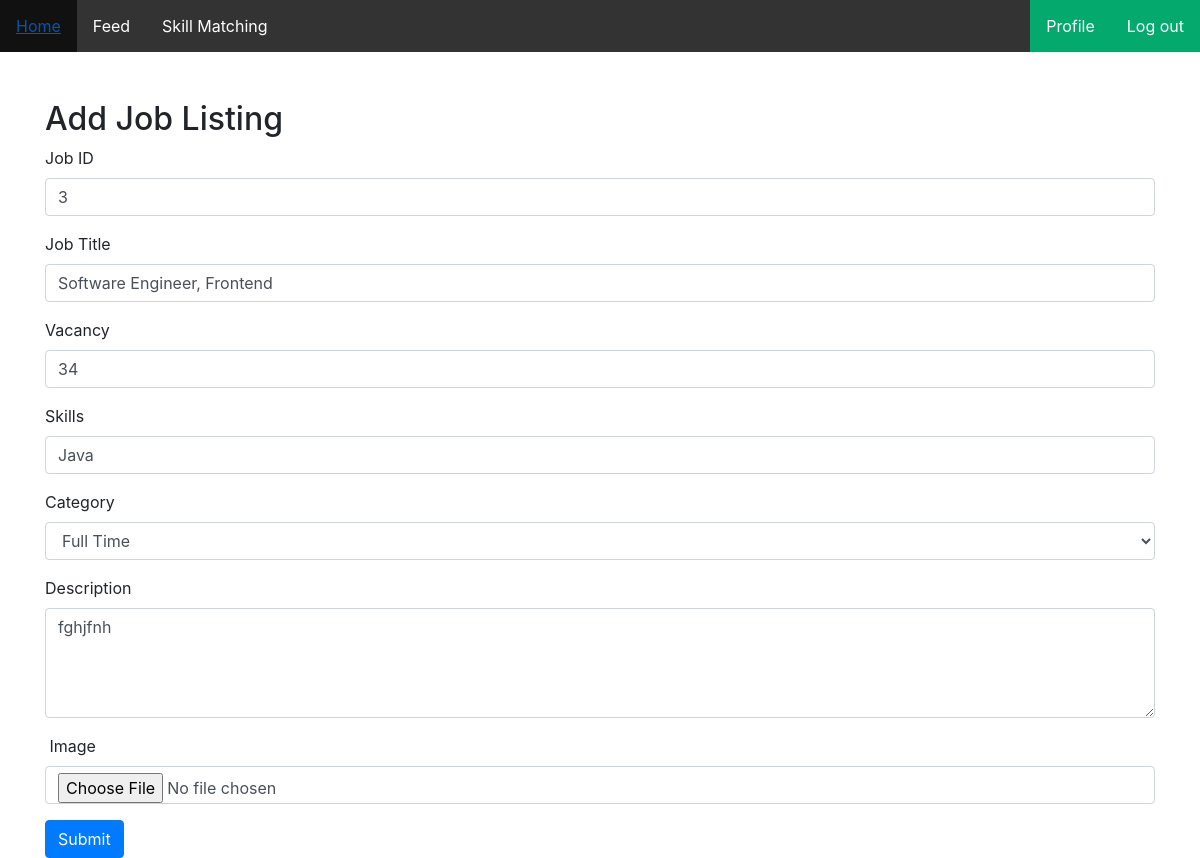
The page /editJob/3 (signed in) on the database its author committed.
### myApp/models.py (models this page shows, shortened)
class JobModel(models.Model):
    JOB_TYPE_CHOICES=[
        ('full_time', 'Full Time'),
        ('part_time', 'Part Time'),
        ('contract', 'Contract'),
        ('internship', 'Internship'),
        ('temporary', 'Temporary'),
    ]
    user=models.ForeignKey(customUser,null=True,blank=True,on_delete=models.CASCADE)
    job_title = models.CharField(max_length=200, null=True, blank=True)
    vacancy = models.PositiveIntegerField( null=True, blank=True)
    skills = models. CharField(max_length=100,null=True, blank=True )
    category = models.CharField(max_length=50, choices=JOB_TYPE_CHOICES, null=True, blank=True)
    description = models.TextField(null=True, blank=True)
    job_Pic=models.ImageField(upload_to='Media/job_Pic',null=True)

### myProject/views.py (the view)
# urls.py: path("editJob/<str:job_id>", editJob, name="editJob"),
def editJob(request,job_id):
    jobs=JobModel.objects.get(id=job_id)
    context= {
        'jobs': jobs
    }
    current_user=request.user
    if current_user.user_type == "recruiter":
        if request.method=="POST":
            jobs=JobModel()
            jobs.id=request.POST.get("job_id")
            jobs.user=current_user
            jobs.job_title=request.POST.get("job_title")
            jobs.vacancy=request.POST.get("vacancy")
            jobs.skills=request.POST.get("skills")
            jobs.category=request.POST.get("category")
            jobs.description=request.POST.get("description")
            jobs.job_Pic=request.FILES.get("job_Pic")
            jobs.save()
            return redirect("createdJobPage")
    return render(request,"editJob.html",context)

### Template/editJob.html (shortened to what this page needs)
{% extends 'base.html' %}
{% block body %}
<!DOCTYPE html>
<html lang="en">
<head>
    <link rel="stylesheet" href="https://stackpath.bootstrapcdn.com/bootstrap/4.5.2/css/bootstrap.min.css">
</head>
<body>
    <div class="container mt-5">
        <h2>Add Job Listing</h2>
        <form id="jobForm" method="POST" action="" enctype="multipart/form-data">
            <div class="form-group">
                <label for="job_title">Job ID</label>
                <input type="text" class="form-control" id="job_title" value="{{jobs.id}}"  name="job_id" required>
            </div>
            <div class="form-group">
                <label for="job_title">Job Title</label>
                <input type="text" class="form-control" id="job_title" value="{{jobs.job_title}}"  name="job_title" required>
            </div>
            <div class="form-group">
                <label for="vacancy">Vacancy</label>
                <input type="text" class="form-control" id="vacancy" value="{{jobs.vacancy}}"  name="vacancy" required>
            </div>
            <div class="form-group">
                <label for="skills">Skills</label>
                <input type="text" class="form-control" id="skills" value="{{jobs.skills}}"  name="skills" required>
            </div>
            <div class="form-group">
                <label for="category">Category</label>
                <select class="form-control" id="category" value="{{jobs.category}}"  name="category" required>
                    <option value="full_time">Full Time</option>
                </select>
            </div>
            <div class="form-group">
                <label for="description">Description</label>
                <textarea class="form-control" id="description" value=""  name="description" rows="4" required>{{jobs.description}}</textarea>
            </div>
            <div class="form-group">
                <label for="job_Pic">Image</label>
                <input type="file" class="form-control" id="job_Pic" name="job_Pic" required>
            </div>
            <button type="submit" class="btn btn-primary">Submit</button>
        </form>
    </div>
</body>
</html>
{% endblock body %}

### rows shown on the page
JobModel: job_id "3", job_title "Software Engineer, Frontend", vacancy "34", skills "Java", category "Full Time", description "fghjfnh"
